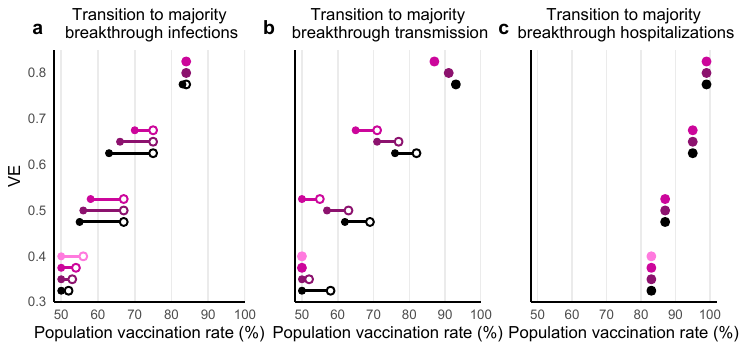

Write the R code that produced this figure.
# _____________________________________________________________________
# FIGURE 7 - transition points ####
# Show uncertainty in transition points over VE and testing scenarios
# _____________________________________________________________________

# If you want to generate data yourself, start here! Otherwise, skip to line 484 to use pre-generated dataframes.

phi_vec <- seq(0.5, 1, by = 0.05) # by = 0.01 for fine-grid plots
psi_vec <- seq(0, 1, by = 0.05)

for (i in 1){
  
  baseline_df <- expand.grid(phi = phi_vec, psi = psi_vec)
  baseline_df$breakthroughs_notesting <- NA
  baseline_df$breakthroughs_99 <- NA
  baseline_df$breakthroughs_50 <- NA
  baseline_df$v_transmission_notesting <- NA
  baseline_df$v_transmission_99 <- NA
  baseline_df$v_transmission_50 <- NA
  baseline_df$hosp_notesting <- NA
  baseline_df$hosp_99 <- NA
  baseline_df$hosp_50 <- NA
  baseline_df$VE <- "baseline"
  
  boosted_df <- expand.grid(phi = phi_vec, psi = psi_vec)
  boosted_df$breakthroughs_notesting <- NA
  boosted_df$breakthroughs_99 <- NA
  boosted_df$breakthroughs_50 <- NA
  boosted_df$v_transmission_notesting <- NA
  boosted_df$v_transmission_99 <- NA
  boosted_df$v_transmission_50 <- NA
  boosted_df$hosp_notesting <- NA
  boosted_df$hosp_99 <- NA
  boosted_df$hosp_50 <- NA
  boosted_df$VE <- "boosted"
  
  waning_df <- expand.grid(phi = phi_vec, psi = psi_vec)
  waning_df$breakthroughs_notesting <- NA
  waning_df$breakthroughs_99 <- NA
  waning_df$breakthroughs_50 <- NA
  waning_df$v_transmission_notesting <- NA
  waning_df$v_transmission_99 <- NA
  waning_df$v_transmission_50 <- NA
  waning_df$hosp_notesting <- NA
  waning_df$hosp_99 <- NA
  waning_df$hosp_50 <- NA
  waning_df$VE <- "low"
  
  omicron_df <- expand.grid(phi = phi_vec, psi = psi_vec)
  omicron_df$breakthroughs_notesting <- NA
  omicron_df$breakthroughs_99 <- NA
  omicron_df$breakthroughs_50 <- NA
  omicron_df$breakthroughs_biwk <- NA
  omicron_df$v_transmission_notesting <- NA
  omicron_df$v_transmission_99 <- NA
  omicron_df$v_transmission_50 <- NA
  omicron_df$v_transmission_biwk <- NA
  omicron_df$hosp_notesting <- NA
  omicron_df$hosp_99 <- NA
  omicron_df$hosp_50 <- NA
  omicron_df$hosp_biwk <- NA
  omicron_df$VE <- "omicron"
  
  for (i in 1:dim(omicron_df)[1]){
    
    # Baseline scenario
    baseline_df$breakthroughs_notesting[i] <- compute_percent_breakthrough_infections(baseline_df$phi[i],
                                                                                      VE_I = baseline_VE_I, VE_S = baseline_VE_S,
                                                                                      theta = 0, q = this_q,
                                                                                      baseline_df$psi[i], X_I = this_X_I, X_S = this_X_S,
                                                                                      H_I = baseline_H_I, H_S = baseline_H_S)
    baseline_df$breakthroughs_99[i] <- compute_percent_breakthrough_infections(baseline_df$phi[i],
                                                                               VE_I = baseline_VE_I, VE_S = baseline_VE_S,
                                                                               theta = theta_99, q = this_q,
                                                                               baseline_df$psi[i], X_I = this_X_I, X_S = this_X_S,
                                                                               H_I = baseline_H_I, H_S = baseline_H_S)
    baseline_df$breakthroughs_50[i] <- compute_percent_breakthrough_infections(baseline_df$phi[i],
                                                                               VE_I = baseline_VE_I, VE_S = baseline_VE_S,
                                                                               theta = theta_50, q = this_q,
                                                                               baseline_df$psi[i], X_I = this_X_I, X_S = this_X_S,
                                                                               H_I = baseline_H_I, H_S = baseline_H_S)
    
    baseline_df$v_transmission_notesting[i] <- 100 - compute_dominant_transmission(baseline_df$phi[i],
                                                                                   VE_I = baseline_VE_I, VE_S = baseline_VE_S,
                                                                                   theta = 0, q = this_q,
                                                                                   baseline_df$psi[i], X_I = this_X_I, X_S = this_X_S,
                                                                                   H_I = baseline_H_I, H_S = baseline_H_S) * 100
    baseline_df$v_transmission_99[i] <- 100 - compute_dominant_transmission(baseline_df$phi[i],
                                                                            VE_I = baseline_VE_I, VE_S = baseline_VE_S,
                                                                            theta = theta_99, q = this_q,
                                                                            baseline_df$psi[i], X_I = this_X_I, X_S = this_X_S,
                                                                            H_I = baseline_H_I, H_S = baseline_H_S) * 100
    baseline_df$v_transmission_50[i] <- 100 - compute_dominant_transmission(baseline_df$phi[i],
                                                                            VE_I = baseline_VE_I, VE_S = baseline_VE_S,
                                                                            theta = theta_50, q = this_q,
                                                                            baseline_df$psi[i], X_I = this_X_I, X_S = this_X_S,
                                                                            H_I = baseline_H_I, H_S = baseline_H_S) * 100
    
    baseline_df$hosp_notesting[i] <- compute_percent_breakthrough_hosp(baseline_df$phi[i], VE_I = baseline_VE_I, VE_S = baseline_VE_S, VE_P = baseline_VE_P, 
                                                                       infection_hosp_rate = infection_hosp_rate_delta,
                                                                       theta = 0, q = this_q, 
                                                                       baseline_df$psi[i], X_I = this_X_I, X_S = this_X_S, X_P = this_X_P,
                                                                       H_I = baseline_H_I, H_S = baseline_H_S, H_P = baseline_H_P)
    
    baseline_df$hosp_99[i] <- compute_percent_breakthrough_hosp(baseline_df$phi[i], VE_I = baseline_VE_I, VE_S = baseline_VE_S, VE_P = baseline_VE_P, 
                                                                infection_hosp_rate = infection_hosp_rate_delta,
                                                                theta = theta_99, q = this_q, 
                                                                baseline_df$psi[i], X_I = this_X_I, X_S = this_X_S, X_P = this_X_P,
                                                                H_I = baseline_H_I, H_S = baseline_H_S, H_P = baseline_H_P)
    baseline_df$hosp_50[i] <- compute_percent_breakthrough_hosp(baseline_df$phi[i],  VE_I = baseline_VE_I, VE_S = baseline_VE_S, VE_P = baseline_VE_P, 
                                                                infection_hosp_rate = infection_hosp_rate_delta,
                                                                theta = theta_50, q = this_q, 
                                                                baseline_df$psi[i], X_I = this_X_I, X_S = this_X_S, X_P = this_X_P,
                                                                H_I = baseline_H_I, H_S = baseline_H_S, H_P = baseline_H_P)
    
    
    # Boosted scenario
    boosted_df$breakthroughs_notesting[i] <- compute_percent_breakthrough_infections(boosted_df$phi[i],
                                                                                     VE_I = boosted_VE_I, VE_S = boosted_VE_S,
                                                                                     theta = 0, q = this_q,
                                                                                     boosted_df$psi[i], X_I = this_X_I, X_S = this_X_S,
                                                                                     H_I = boosted_H_I, H_S = boosted_H_S)
    boosted_df$breakthroughs_99[i] <- compute_percent_breakthrough_infections(boosted_df$phi[i],
                                                                              VE_I = boosted_VE_I, VE_S = boosted_VE_S,
                                                                              theta = theta_99, q = this_q,
                                                                              boosted_df$psi[i], X_I = this_X_I, X_S = this_X_S,
                                                                              H_I = boosted_H_I, H_S = boosted_H_S)
    boosted_df$breakthroughs_50[i] <- compute_percent_breakthrough_infections(boosted_df$phi[i],
                                                                              VE_I = boosted_VE_I, VE_S = boosted_VE_S,
                                                                              theta = theta_50, q = this_q,
                                                                              boosted_df$psi[i], X_I = this_X_I, X_S = this_X_S,
                                                                              H_I = boosted_H_I, H_S = boosted_H_S)
    
    boosted_df$v_transmission_notesting[i] <- 100 - compute_dominant_transmission(boosted_df$phi[i],
                                                                                  VE_I = boosted_VE_I, VE_S = boosted_VE_S,
                                                                                  theta = 0, q = this_q,
                                                                                  boosted_df$psi[i], X_I = this_X_I, X_S = this_X_S,
                                                                                  H_I = boosted_H_I, H_S = boosted_H_S) * 100
    boosted_df$v_transmission_99[i] <- 100 - compute_dominant_transmission(boosted_df$phi[i],
                                                                           VE_I = boosted_VE_I, VE_S = boosted_VE_S,
                                                                           theta = theta_99, q = this_q,
                                                                           boosted_df$psi[i], X_I = this_X_I, X_S = this_X_S,
                                                                           H_I = boosted_H_I, H_S = boosted_H_S) * 100
    boosted_df$v_transmission_50[i] <- 100 - compute_dominant_transmission(boosted_df$phi[i],
                                                                           VE_I = boosted_VE_I, VE_S = boosted_VE_S,
                                                                           theta = theta_50, q = this_q,
                                                                           boosted_df$psi[i], X_I = this_X_I, X_S = this_X_S,
                                                                           H_I = boosted_H_I, H_S = boosted_H_S) * 100
    
    boosted_df$hosp_notesting[i] <- compute_percent_breakthrough_hosp(boosted_df$phi[i], VE_I = boosted_VE_I, VE_S = boosted_VE_S, VE_P = boosted_VE_P, 
                                                                      infection_hosp_rate = infection_hosp_rate_delta,
                                                                      theta = 0, q = this_q, 
                                                                      boosted_df$psi[i], X_I = this_X_I, X_S = this_X_S, X_P = this_X_P,
                                                                      H_I = boosted_H_I, H_S = boosted_H_S, H_P = boosted_H_P)
    boosted_df$hosp_99[i] <- compute_percent_breakthrough_hosp(boosted_df$phi[i], VE_I = boosted_VE_I, VE_S = boosted_VE_S, VE_P = boosted_VE_P, 
                                                               infection_hosp_rate = infection_hosp_rate_delta,
                                                               theta = theta_99, q = this_q, 
                                                               boosted_df$psi[i], X_I = this_X_I, X_S = this_X_S, X_P = this_X_P,
                                                               H_I = boosted_H_I, H_S = boosted_H_S, H_P = boosted_H_P)
    boosted_df$hosp_50[i] <- compute_percent_breakthrough_hosp(boosted_df$phi[i], VE_I = boosted_VE_I, VE_S = boosted_VE_S, VE_P = boosted_VE_P, 
                                                               infection_hosp_rate = infection_hosp_rate_delta,
                                                               theta = theta_50, q = this_q, 
                                                               boosted_df$psi[i], X_I = this_X_I, X_S = this_X_S, X_P = this_X_P,
                                                               H_I = boosted_H_I, H_S = boosted_H_S, H_P = boosted_H_P)
    
    # Low VE scenario
    waning_df$breakthroughs_notesting[i] <- compute_percent_breakthrough_infections(waning_df$phi[i],
                                                                                    VE_I = waning_VE_I, VE_S = waning_VE_S,
                                                                                    theta = 0, q = this_q,
                                                                                    waning_df$psi[i], X_I = this_X_I, X_S = this_X_S,
                                                                                    H_I = waning_H_I, H_S = waning_H_S)
    waning_df$breakthroughs_99[i] <- compute_percent_breakthrough_infections(waning_df$phi[i],
                                                                             VE_I = waning_VE_I, VE_S = waning_VE_S,
                                                                             theta = theta_99, q = this_q,
                                                                             waning_df$psi[i], X_I = this_X_I, X_S = this_X_S,
                                                                             H_I = waning_H_I, H_S = waning_H_S)
    waning_df$breakthroughs_50[i] <- compute_percent_breakthrough_infections(waning_df$phi[i],
                                                                             VE_I = waning_VE_I, VE_S = waning_VE_S,                                
                                                                             theta = theta_50, q = this_q,
                                                                             waning_df$psi[i], X_I = this_X_I, X_S = this_X_S,
                                                                             H_I = waning_H_I, H_S = waning_H_S)
    
    waning_df$v_transmission_notesting[i] <- 100 - compute_dominant_transmission(waning_df$phi[i],
                                                                                 VE_I = waning_VE_I, VE_S = waning_VE_S,
                                                                                 theta = 0, q = this_q,
                                                                                 waning_df$psi[i], X_I = this_X_I, X_S = this_X_S,
                                                                                 H_I = waning_H_I, H_S = waning_H_S) * 100
    waning_df$v_transmission_99[i] <- 100 - compute_dominant_transmission(waning_df$phi[i],
                                                                          VE_I = waning_VE_I, VE_S = waning_VE_S,
                                                                          theta = theta_99, q = this_q,
                                                                          waning_df$psi[i], X_I = this_X_I, X_S = this_X_S,
                                                                          H_I = waning_H_I, H_S = waning_H_S) * 100
    waning_df$v_transmission_50[i] <- 100 - compute_dominant_transmission(waning_df$phi[i],
                                                                          VE_I = waning_VE_I, VE_S = waning_VE_S,
                                                                          theta = theta_50, q = this_q,
                                                                          waning_df$psi[i], X_I = this_X_I, X_S = this_X_S,
                                                                          H_I = waning_H_I, H_S = waning_H_S) * 100
    
    waning_df$hosp_notesting[i] <- compute_percent_breakthrough_hosp(waning_df$phi[i], VE_I = waning_VE_I, VE_S = waning_VE_S, VE_P = waning_VE_P, 
                                                                     infection_hosp_rate = infection_hosp_rate_delta,
                                                                     theta = 0, q = this_q, 
                                                                     waning_df$psi[i], X_I = this_X_I, X_S = this_X_S, X_P = this_X_P,
                                                                     H_I = waning_H_I, H_S = waning_H_S, H_P = waning_H_P)
    waning_df$hosp_99[i] <- compute_percent_breakthrough_hosp(waning_df$phi[i], VE_I = waning_VE_I, VE_S = waning_VE_S, VE_P = waning_VE_P,  
                                                              infection_hosp_rate = infection_hosp_rate_delta,
                                                              theta = theta_99, q = this_q, 
                                                              waning_df$psi[i], X_I = this_X_I, X_S = this_X_S, X_P = this_X_P,
                                                              H_I = waning_H_I, H_S = waning_H_S, H_P = waning_H_P)
    waning_df$hosp_50[i] <- compute_percent_breakthrough_hosp(waning_df$phi[i], VE_I = waning_VE_I, VE_S = waning_VE_S, VE_P = waning_VE_P,  
                                                              infection_hosp_rate = infection_hosp_rate_delta,
                                                              theta = theta_50, q = this_q, 
                                                              waning_df$psi[i], X_I = this_X_I, X_S = this_X_S, X_P = this_X_P,
                                                              H_I = waning_H_I, H_S = waning_H_S, H_P = waning_H_P)
    
    # Omicron scenario
    omicron_df$breakthroughs_notesting[i] <- compute_percent_breakthrough_infections(omicron_df$phi[i],
                                                                                     VE_I = omicron_VE_I, VE_S = omicron_VE_S,
                                                                                     theta = 0, q = this_q,
                                                                                     omicron_df$psi[i], X_I = omicron_X_I, X_S = omicron_X_S,
                                                                                     H_I = omicron_H_I, H_S = omicron_H_S)
    omicron_df$breakthroughs_99[i] <- compute_percent_breakthrough_infections(omicron_df$phi[i],
                                                                              VE_I = omicron_VE_I, VE_S = omicron_VE_S,
                                                                              theta = theta_99, q = this_q,
                                                                              omicron_df$psi[i], X_I = omicron_X_I, X_S = omicron_X_S,
                                                                              H_I = omicron_H_I, H_S = omicron_H_S)
    omicron_df$breakthroughs_50[i] <- compute_percent_breakthrough_infections(omicron_df$phi[i],
                                                                              VE_I = omicron_VE_I, VE_S = omicron_VE_S,
                                                                              theta = theta_50, q = this_q,
                                                                              omicron_df$psi[i], X_I = omicron_X_I, X_S = omicron_X_S,
                                                                              H_I = omicron_H_I, H_S = omicron_H_S)
    omicron_df$breakthroughs_biwk[i] <- compute_percent_breakthrough_infections(omicron_df$phi[i],
                                                                                VE_I = omicron_VE_I, VE_S = omicron_VE_S,
                                                                                theta = theta_99_biwk, q = this_q,
                                                                                omicron_df$psi[i], X_I = omicron_X_I, X_S = omicron_X_S,
                                                                                H_I = omicron_H_I, H_S = omicron_H_S)
    
    omicron_df$v_transmission_notesting[i] <- 100 - compute_dominant_transmission(omicron_df$phi[i],
                                                                                  VE_I = omicron_VE_I, VE_S = omicron_VE_S,
                                                                                  theta = 0, q = this_q,
                                                                                  omicron_df$psi[i], X_I = omicron_X_I, X_S = omicron_X_S,
                                                                                  H_I = omicron_H_I, H_S = omicron_H_S) * 100
    omicron_df$v_transmission_99[i] <- 100 - compute_dominant_transmission(omicron_df$phi[i],
                                                                           VE_I = omicron_VE_I, VE_S = omicron_VE_S,
                                                                           theta = theta_99, q = this_q,
                                                                           omicron_df$psi[i], X_I = omicron_X_I, X_S = omicron_X_S,
                                                                           H_I = omicron_H_I, H_S = omicron_H_S) * 100
    omicron_df$v_transmission_50[i] <- 100 - compute_dominant_transmission(omicron_df$phi[i],
                                                                           VE_I = omicron_VE_I, VE_S = omicron_VE_S,
                                                                           theta = theta_50, q = this_q,
                                                                           omicron_df$psi[i], X_I = omicron_X_I, X_S = omicron_X_S,
                                                                           H_I = omicron_H_I, H_S = omicron_H_S) * 100
    omicron_df$v_transmission_biwk[i] <- 100 - compute_dominant_transmission(omicron_df$phi[i],
                                                                             VE_I = omicron_VE_I, VE_S = omicron_VE_S,
                                                                             theta = theta_99_biwk, q = this_q,
                                                                             omicron_df$psi[i], X_I = omicron_X_I, X_S = omicron_X_S,
                                                                             H_I = omicron_H_I, H_S = omicron_H_S) * 100
    
    omicron_df$hosp_notesting[i] <- compute_percent_breakthrough_hosp(omicron_df$phi[i], VE_I = omicron_VE_I, VE_S = omicron_VE_S, VE_P = omicron_VE_P, 
                                                                      infection_hosp_rate = infection_hosp_rate_delta,
                                                                      theta = 0, q = this_q, 
                                                                      omicron_df$psi[i], X_I = omicron_X_I, X_S = omicron_X_S, X_P = omicron_X_P,
                                                                      H_I = omicron_H_I, H_S = omicron_H_S, H_P = omicron_H_P)
    omicron_df$hosp_99[i] <- compute_percent_breakthrough_hosp(omicron_df$phi[i], VE_I = omicron_VE_I, VE_S = omicron_VE_S, VE_P = omicron_VE_P, 
                                                               infection_hosp_rate = infection_hosp_rate_delta,
                                                               theta = theta_99, q = this_q, 
                                                               omicron_df$psi[i], X_I = omicron_X_I, X_S = omicron_X_S, X_P = omicron_X_P,
                                                               H_I = omicron_H_I, H_S = omicron_H_S, H_P = omicron_H_P)
    omicron_df$hosp_50[i] <- compute_percent_breakthrough_hosp(omicron_df$phi[i], VE_I = omicron_VE_I, VE_S = omicron_VE_S, VE_P = omicron_VE_P, 
                                                               infection_hosp_rate = infection_hosp_rate_delta,
                                                               theta = theta_50, q = this_q, 
                                                               omicron_df$psi[i], X_I = omicron_X_I, X_S = omicron_X_S, X_P = omicron_X_P,
                                                               H_I = omicron_H_I, H_S = omicron_H_S, H_P = omicron_H_P)
    omicron_df$hosp_biwk[i] <- compute_percent_breakthrough_hosp(omicron_df$phi[i], VE_I = omicron_VE_I, VE_S = omicron_VE_S, VE_P = omicron_VE_P,  
                                                                 infection_hosp_rate = infection_hosp_rate_delta,
                                                                 theta = theta_50, q = this_q, 
                                                                 omicron_df$psi[i], X_I = omicron_X_I, X_S = omicron_X_S, X_P = omicron_X_P,
                                                                 H_I = omicron_H_I, H_S = omicron_H_S, H_P = omicron_H_P)
    
  }
  
  # save dateframes
  saveRDS(waning_df,"df_Fig7_waning.RData")
  saveRDS(baseline_df,"df_Fig7_baseline.RData")
  saveRDS(boosted_df,"df_Fig7_boosted.RData")
  saveRDS(omicron_df,"df_Fig7_omicron.RData")
  
  # compute summary statistics
  VEs <- c(rep(baseline_VE_S,3),rep(boosted_VE_S,3),rep(waning_VE_S,3),rep(omicron_VE_S,4))
  df <- data.frame(VE = VEs)
  df$testing <- c(rep(c(0,50,99),3),c(0,50,99,299))
  df$max_inf_transition <- NA
  df$min_inf_transition <- NA
  df$max_trnsmsn_transition <- NA
  df$min_trnsmsn_transition <- NA
  df$max_hosp_transition <- NA
  df$min_hosp_transition <- NA
  
  # Baseline VE
  baseline_inf_transitions_notesting <- baseline_df[baseline_df$breakthroughs_notesting >= 50,] %>%
    group_by(psi) %>% summarize(phi=min(phi))
  df[df$testing==0 & df$VE==baseline_VE_S,]$min_inf_transition <- min(baseline_inf_transitions_notesting$phi)
  df[df$testing==0 & df$VE==baseline_VE_S,]$max_inf_transition <-  max(baseline_inf_transitions_notesting$phi)
  baseline_inf_transitions_99 <- baseline_df[baseline_df$breakthroughs_99 >= 50,] %>%
    group_by(psi) %>% summarize(phi=min(phi))
  df[df$testing==99 & df$VE==baseline_VE_S,]$min_inf_transition <- min(baseline_inf_transitions_99$phi)
  df[df$testing==99 & df$VE==baseline_VE_S,]$max_inf_transition <- max(baseline_inf_transitions_99$phi)
  baseline_inf_transitions_50 <- baseline_df[baseline_df$breakthroughs_50 >= 50,] %>%
    group_by(psi) %>% summarize(phi=min(phi))
  df[df$testing==50 & df$VE==baseline_VE_S,]$min_inf_transition <- min(baseline_inf_transitions_50$phi)
  df[df$testing==50 & df$VE==baseline_VE_S,]$max_inf_transition <- max(baseline_inf_transitions_50$phi)
  
  baseline_trnsmsn_transitions_notesting <- baseline_df[baseline_df$v_transmission_notesting >= 50,] %>%
    group_by(psi) %>% summarize(phi=min(phi))
  df[df$testing==0 & df$VE==baseline_VE_S,]$min_trnsmsn_transition <- min(baseline_trnsmsn_transitions_notesting$phi)
  df[df$testing==0 & df$VE==baseline_VE_S,]$max_trnsmsn_transition <-  max(baseline_trnsmsn_transitions_notesting$phi)
  baseline_trnsmsn_transitions_99 <- baseline_df[baseline_df$v_transmission_99 >= 50,] %>%
    group_by(psi) %>% summarize(phi=min(phi))
  df[df$testing==99 & df$VE==baseline_VE_S,]$min_trnsmsn_transition <- min(baseline_trnsmsn_transitions_99$phi)
  df[df$testing==99 & df$VE==baseline_VE_S,]$max_trnsmsn_transition <- max(baseline_trnsmsn_transitions_99$phi)
  baseline_trnsmsn_transitions_50 <- baseline_df[baseline_df$v_transmission_50 >= 50,] %>%
    group_by(psi) %>% summarize(phi=min(phi))
  df[df$testing==50 & df$VE==baseline_VE_S,]$min_trnsmsn_transition <- min(baseline_trnsmsn_transitions_50$phi)
  df[df$testing==50 & df$VE==baseline_VE_S,]$max_trnsmsn_transition <- max(baseline_trnsmsn_transitions_50$phi)
  
  baseline_hosp_transitions_notesting <- baseline_df[baseline_df$hosp_notesting >= 50,] %>%
    group_by(psi) %>% summarize(phi=min(phi))
  df[df$testing==0 & df$VE==baseline_VE_S,]$min_hosp_transition <- min(baseline_hosp_transitions_notesting$phi)
  df[df$testing==0 & df$VE==baseline_VE_S,]$max_hosp_transition <-  max(baseline_hosp_transitions_notesting$phi)
  baseline_hosp_transitions_99 <- baseline_df[baseline_df$hosp_99 >= 50,] %>%
    group_by(psi) %>% summarize(phi=min(phi))
  df[df$testing==99 & df$VE==baseline_VE_S,]$min_hosp_transition <- min(baseline_hosp_transitions_99$phi)
  df[df$testing==99 & df$VE==baseline_VE_S,]$max_hosp_transition <- max(baseline_hosp_transitions_99$phi)
  baseline_hosp_transitions_50 <- baseline_df[baseline_df$hosp_50 >= 50,] %>%
    group_by(psi) %>% summarize(phi=min(phi))
  df[df$testing==50 & df$VE==baseline_VE_S,]$min_hosp_transition <- min(baseline_hosp_transitions_50$phi)
  df[df$testing==50 & df$VE==baseline_VE_S,]$max_hosp_transition <- max(baseline_hosp_transitions_50$phi)
  
  # Boosted VE
  boosted_inf_transitions_notesting <- boosted_df[boosted_df$breakthroughs_notesting >= 50,] %>%
    group_by(psi) %>% summarize(phi=min(phi))
  df[df$testing==0 & df$VE==boosted_VE_S,]$min_inf_transition <- min(boosted_inf_transitions_notesting$phi)
  df[df$testing==0 & df$VE==boosted_VE_S,]$max_inf_transition <-  max(boosted_inf_transitions_notesting$phi)
  boosted_inf_transitions_99 <- baseline_df[boosted_df$breakthroughs_99 >= 50,] %>%
    group_by(psi) %>% summarize(phi=min(phi))
  df[df$testing==99 & df$VE==boosted_VE_S,]$min_inf_transition <- min(boosted_inf_transitions_99$phi)
  df[df$testing==99 & df$VE==boosted_VE_S,]$max_inf_transition <- max(boosted_inf_transitions_99$phi)
  boosted_inf_transitions_50 <- boosted_df[boosted_df$breakthroughs_50 >= 50,] %>%
    group_by(psi) %>% summarize(phi=min(phi))
  df[df$testing==50 & df$VE==boosted_VE_S,]$min_inf_transition <- min(boosted_inf_transitions_50$phi)
  df[df$testing==50 & df$VE==boosted_VE_S,]$max_inf_transition <- max(boosted_inf_transitions_50$phi)
  
  boosted_trnsmsn_transitions_notesting <- boosted_df[boosted_df$v_transmission_notesting >= 50,] %>%
    group_by(psi) %>% summarize(phi=min(phi))
  df[df$testing==0 & df$VE==boosted_VE_S,]$min_trnsmsn_transition <- min(boosted_trnsmsn_transitions_notesting$phi)
  df[df$testing==0 & df$VE==boosted_VE_S,]$max_trnsmsn_transition <- max(boosted_trnsmsn_transitions_notesting$phi)
  boosted_trnsmsn_transitions_99 <- boosted_df[boosted_df$v_transmission_99 >= 50,] %>%
    group_by(psi) %>% summarize(phi=min(phi))
  df[df$testing==99 & df$VE==boosted_VE_S,]$min_trnsmsn_transition <- min(boosted_trnsmsn_transitions_99$phi)
  df[df$testing==99 & df$VE==boosted_VE_S,]$max_trnsmsn_transition <- max(boosted_trnsmsn_transitions_99$phi)
  boosted_trnsmsn_transitions_50 <- boosted_df[boosted_df$v_transmission_50 >= 50,] %>%
    group_by(psi) %>% summarize(phi=min(phi))
  df[df$testing==50 & df$VE==boosted_VE_S,]$min_trnsmsn_transition <- min(boosted_trnsmsn_transitions_50$phi)
  df[df$testing==50 & df$VE==boosted_VE_S,]$max_trnsmsn_transition <- max(boosted_trnsmsn_transitions_50$phi)
  
  boosted_hosp_transitions_notesting <- boosted_df[boosted_df$hosp_notesting >= 50,] %>%
    group_by(psi) %>% summarize(phi=min(phi))
  df[df$testing==0 & df$VE==boosted_VE_S,]$min_hosp_transition <- min(boosted_hosp_transitions_notesting$phi)
  df[df$testing==0 & df$VE==boosted_VE_S,]$max_hosp_transition <- max(boosted_hosp_transitions_notesting$phi)
  boosted_hosp_transitions_99 <- boosted_df[boosted_df$hosp_99 >= 50,] %>%
    group_by(psi) %>% summarize(phi=min(phi))
  df[df$testing==99 & df$VE==boosted_VE_S,]$min_hosp_transition <- min(boosted_hosp_transitions_99$phi)
  df[df$testing==99 & df$VE==boosted_VE_S,]$max_hosp_transition <- max(boosted_hosp_transitions_99$phi)
  boosted_hosp_transitions_50 <- boosted_df[boosted_df$hosp_50 >= 50,] %>%
    group_by(psi) %>% summarize(phi=min(phi))
  df[df$testing==50 & df$VE==boosted_VE_S,]$min_hosp_transition <- min(boosted_hosp_transitions_50$phi)
  df[df$testing==50 & df$VE==boosted_VE_S,]$max_hosp_transition <- max(boosted_hosp_transitions_50$phi)
  
  
  # Low VE
  waning_inf_transitions_notesting <- waning_df[waning_df$breakthroughs_notesting >= 50,] %>%
    group_by(psi) %>% summarize(phi=min(phi))
  df[df$testing==0 & df$VE==waning_VE_S,]$min_inf_transition <- min(waning_inf_transitions_notesting$phi)
  df[df$testing==0 & df$VE==waning_VE_S,]$max_inf_transition <-  max(waning_inf_transitions_notesting$phi)
  waning_inf_transitions_99 <- waning_df[waning_df$breakthroughs_99 >= 50,] %>%
    group_by(psi) %>% summarize(phi=min(phi))
  df[df$testing==99 & df$VE==waning_VE_S,]$min_inf_transition <- min(waning_inf_transitions_99$phi)
  df[df$testing==99 & df$VE==waning_VE_S,]$max_inf_transition <- max(waning_inf_transitions_99$phi)
  waning_inf_transitions_50 <- waning_df[waning_df$breakthroughs_50 >= 50,] %>%
    group_by(psi) %>% summarize(phi=min(phi))
  df[df$testing==50 & df$VE==waning_VE_S,]$min_inf_transition <- min(waning_inf_transitions_50$phi)
  df[df$testing==50 & df$VE==waning_VE_S,]$max_inf_transition <- max(waning_inf_transitions_50$phi)
  
  waning_trnsmsn_transitions_notesting <- waning_df[waning_df$v_transmission_notesting >= 50,] %>%
    group_by(psi) %>% summarize(phi=min(phi))
  df[df$testing==0 & df$VE==waning_VE_S,]$min_trnsmsn_transition <- min(waning_trnsmsn_transitions_notesting$phi)
  df[df$testing==0 & df$VE==waning_VE_S,]$max_trnsmsn_transition <- max(waning_trnsmsn_transitions_notesting$phi)
  waning_trnsmsn_transitions_99 <- waning_df[waning_df$v_transmission_99 >= 50,] %>%
    group_by(psi) %>% summarize(phi=min(phi))
  df[df$testing==99 & df$VE==waning_VE_S,]$min_trnsmsn_transition <- min(waning_trnsmsn_transitions_99$phi)
  df[df$testing==99 & df$VE==waning_VE_S,]$max_trnsmsn_transition <- max(waning_trnsmsn_transitions_99$phi)
  waning_trnsmsn_transitions_50 <- waning_df[waning_df$v_transmission_50 >= 50,] %>%
    group_by(psi) %>% summarize(phi=min(phi))
  df[df$testing==50 & df$VE==waning_VE_S,]$min_trnsmsn_transition <- min(waning_trnsmsn_transitions_50$phi)
  df[df$testing==50 & df$VE==waning_VE_S,]$max_trnsmsn_transition <- max(waning_trnsmsn_transitions_50$phi)
  
  waning_hosp_transitions_notesting <- waning_df[waning_df$hosp_notesting >= 50,] %>%
    group_by(psi) %>% summarize(phi=min(phi))
  df[df$testing==0 & df$VE==waning_VE_S,]$min_hosp_transition <- min(waning_hosp_transitions_notesting$phi)
  df[df$testing==0 & df$VE==waning_VE_S,]$max_hosp_transition <- max(waning_hosp_transitions_notesting$phi)
  waning_hosp_transitions_99 <- waning_df[waning_df$hosp_99 >= 50,] %>%
    group_by(psi) %>% summarize(phi=min(phi))
  df[df$testing==99 & df$VE==waning_VE_S,]$min_hosp_transition <- min(waning_hosp_transitions_99$phi)
  df[df$testing==99 & df$VE==waning_VE_S,]$max_hosp_transition <- max(waning_hosp_transitions_99$phi)
  waning_hosp_transitions_50 <- waning_df[waning_df$hosp_50 >= 50,] %>%
    group_by(psi) %>% summarize(phi=min(phi))
  df[df$testing==50 & df$VE==waning_VE_S,]$min_hosp_transition <- min(waning_hosp_transitions_50$phi)
  df[df$testing==50 & df$VE==waning_VE_S,]$max_hosp_transition <- max(waning_hosp_transitions_50$phi)
  
  
  # Omicron VE
  omicron_inf_transitions_notesting <- omicron_df[omicron_df$breakthroughs_notesting >= 50,] %>%
    group_by(psi) %>% summarize(phi=min(phi))
  df[df$testing==0 & df$VE==omicron_VE_S,]$min_inf_transition <- min(omicron_inf_transitions_notesting$phi)
  df[df$testing==0 & df$VE==omicron_VE_S,]$max_inf_transition <-  max(omicron_inf_transitions_notesting$phi)
  omicron_inf_transitions_99 <- omicron_df[omicron_df$breakthroughs_99 >= 50,] %>%
    group_by(psi) %>% summarize(phi=min(phi))
  df[df$testing==99 & df$VE==omicron_VE_S,]$min_inf_transition <- min(omicron_inf_transitions_99$phi)
  df[df$testing==99 & df$VE==omicron_VE_S,]$max_inf_transition <- max(omicron_inf_transitions_99$phi)
  omicron_inf_transitions_50 <- omicron_df[omicron_df$breakthroughs_50 >= 50,] %>%
    group_by(psi) %>% summarize(phi=min(phi))
  df[df$testing==50 & df$VE==omicron_VE_S,]$min_inf_transition <- min(omicron_inf_transitions_50$phi)
  df[df$testing==50 & df$VE==omicron_VE_S,]$max_inf_transition <- max(omicron_inf_transitions_50$phi)
  omicron_inf_transitions_biwk <- omicron_df[omicron_df$breakthroughs_biwk >= 50,] %>%
    group_by(psi) %>% summarize(phi=min(phi))
  df[df$testing==299 & df$VE==omicron_VE_S,]$min_inf_transition <- min(omicron_inf_transitions_biwk$phi)
  df[df$testing==299 & df$VE==omicron_VE_S,]$max_inf_transition <- max(omicron_inf_transitions_biwk$phi)
  
  omicron_trnsmsn_transitions_notesting <- omicron_df[omicron_df$v_transmission_notesting >= 50,] %>%
    group_by(psi) %>% summarize(phi=min(phi))
  df[df$testing==0 & df$VE==omicron_VE_S,]$min_trnsmsn_transition <- min(omicron_trnsmsn_transitions_notesting$phi)
  df[df$testing==0 & df$VE==omicron_VE_S,]$max_trnsmsn_transition <-  max(omicron_trnsmsn_transitions_notesting$phi)
  omicron_trnsmsn_transitions_99 <- omicron_df[omicron_df$v_transmission_99 >= 50,] %>%
    group_by(psi) %>% summarize(phi=min(phi))
  df[df$testing==99 & df$VE==omicron_VE_S,]$min_trnsmsn_transition <- min(omicron_trnsmsn_transitions_99$phi)
  df[df$testing==99 & df$VE==omicron_VE_S,]$max_trnsmsn_transition <- max(omicron_trnsmsn_transitions_99$phi)
  omicron_trnsmsn_transitions_50 <- omicron_df[omicron_df$v_transmission_50 >= 50,] %>%
    group_by(psi) %>% summarize(phi=min(phi))
  df[df$testing==50 & df$VE==omicron_VE_S,]$min_trnsmsn_transition <- min(omicron_trnsmsn_transitions_50$phi)
  df[df$testing==50 & df$VE==omicron_VE_S,]$max_trnsmsn_transition <- max(omicron_trnsmsn_transitions_50$phi)
  omicron_trnsmsn_transitions_biwk <- omicron_df[omicron_df$v_transmission_biwk >= 50,] %>%
    group_by(psi) %>% summarize(phi=min(phi))
  df[df$testing==299 & df$VE==omicron_VE_S,]$min_trnsmsn_transition <- min(omicron_trnsmsn_transitions_biwk$phi)
  df[df$testing==299 & df$VE==omicron_VE_S,]$max_trnsmsn_transition <- max(omicron_trnsmsn_transitions_biwk$phi)
  
  omicron_hosp_transitions_notesting <- omicron_df[omicron_df$hosp_notesting >= 50,] %>%
    group_by(psi) %>% summarize(phi=min(phi))
  df[df$testing==0 & df$VE==omicron_VE_S,]$min_hosp_transition <- min(omicron_hosp_transitions_notesting$phi)
  df[df$testing==0 & df$VE==omicron_VE_S,]$max_hosp_transition <-  max(omicron_hosp_transitions_notesting$phi)
  omicron_hosp_transitions_99 <- omicron_df[omicron_df$hosp_99 >= 50,] %>%
    group_by(psi) %>% summarize(phi=min(phi))
  df[df$testing==99 & df$VE==omicron_VE_S,]$min_hosp_transition <- min(omicron_hosp_transitions_99$phi)
  df[df$testing==99 & df$VE==omicron_VE_S,]$max_hosp_transition <- max(omicron_hosp_transitions_99$phi)
  omicron_hosp_transitions_50 <- omicron_df[omicron_df$hosp_50 >= 50,] %>%
    group_by(psi) %>% summarize(phi=min(phi))
  df[df$testing==50 & df$VE==omicron_VE_S,]$min_hosp_transition <- min(omicron_hosp_transitions_50$phi)
  df[df$testing==50 & df$VE==omicron_VE_S,]$max_hosp_transition <- max(omicron_hosp_transitions_50$phi)
  omicron_hosp_transitions_biwk <- omicron_df[omicron_df$hosp_biwk >= 50,] %>%
    group_by(psi) %>% summarize(phi=min(phi))
  df[df$testing==299 & df$VE==omicron_VE_S,]$min_hosp_transition <- min(omicron_hosp_transitions_biwk$phi)
  df[df$testing==299 & df$VE==omicron_VE_S,]$max_hosp_transition <- max(omicron_hosp_transitions_biwk$phi)
  
  
  df$labels <- NA
  df[df$VE == waning_VE_S,]$labels <- "Waning (Low VE)"
  df[df$VE == baseline_VE_S,]$labels <- "Baseline VE"
  df[df$VE == boosted_VE_S,]$labels <- "Boosted (High VE)"
  df[df$VE == omicron_VE_S,]$labels <- "Omicron"
  
  # save final dataframe
  saveRDS(df,"df_Fig7_R04.RData")
  
}

#  Read in dataframes  ####
baseline_df <- readRDS("dataframes/df_Fig7_baseline.RData")
waning_df <- readRDS("dataframes/df_Fig7_waning.RData")
boosted_df <- readRDS("dataframes/df_Fig7_boosted.RData")
omicron_df <- readRDS("dataframes/df_Fig7_omicron.RData")
df <- readRDS("dataframes/df_Fig7_R04.RData")


#  Plot Figure 7  ####

p_inf_transition <- ggplot() +
  coord_flip() +
  geom_linerange(data = df[df$testing == 0,],
                 aes(x = VE, ymin = min_inf_transition*100, ymax = max_inf_transition*100), col = "black",
                 position = position_nudge(x = -0.025), size=1
  ) +
  geom_linerange(data = df[df$testing == 50,],
                 aes(x = VE, ymin = min_inf_transition*100, ymax = max_inf_transition*100), col = theta50_purple,
                 size=1
  ) +
  geom_linerange(data = df[df$testing == 99,],
                 aes(x = VE, ymin = min_inf_transition*100, ymax = max_inf_transition*100), col = theta99_purple,
                 position = position_nudge(x = 0.025), size=1
  ) +
  geom_linerange(data = df[df$testing == 299,],
                 aes(x = VE, ymin = min_inf_transition*100, ymax = max_inf_transition*100), col = thetabiwk_purple,
                 position = position_nudge(x = 0.05), size=1
  ) +
  # plot maxima
  geom_point(data = df[df$testing == 0,],
             aes(x = VE, y = max_inf_transition*100),
             position = position_nudge(x = -0.025),
             shape = 21, colour = "black", fill = "white", size = 2, stroke=1
  ) +
  geom_point(data = df[df$testing == 50,],
             aes(x = VE, y = max_inf_transition*100),
             shape = 21, colour = theta50_purple, fill = "white", size = 2, stroke=1
  ) +
  geom_point(data = df[df$testing == 99,],
             aes(x = VE, y = max_inf_transition*100),
             position = position_nudge(x = 0.025),
             shape = 21, colour = theta99_purple, fill = "white", size = 2, stroke=1
  ) +
  geom_point(data = df[df$testing == 299,],
             aes(x = VE, y = max_inf_transition*100),
             position = position_nudge(x = 0.05),
             shape = 21, colour = thetabiwk_purple, fill = "white", size = 2, stroke=1
  ) +
  # plot minima
  geom_point(data = df[df$testing == 0,],
             aes(x = VE, y = min_inf_transition*100), col = "black",
             position = position_nudge(x = -0.025), size=2
  ) +
  geom_point(data = df[df$testing == 50,],
             aes(x = VE, y = min_inf_transition*100), col = theta50_purple, size=2
  ) +
  geom_point(data = df[df$testing == 99,],
             aes(x = VE, y = min_inf_transition*100), col = theta99_purple,
             position = position_nudge(x = 0.025), size=2
  ) +
  geom_point(data = df[df$testing == 299,],
             aes(x = VE, y = min_inf_transition*100), col = thetabiwk_purple,
             position = position_nudge(x = 0.05), size=2
  ) +
  #scale_x_discrete("Waning","Baseline","Boosted") +
  ylab("Population vaccination rate (%)") +
  scale_y_continuous(expand = c(0, 0), limits = c(48, 100))  +
  #xlab("Vaccine Effectiveness") +
  ggtitle("Transition to majority\n breakthrough infections") +
  theme(legend.position = "none", panel.grid.major.y = element_blank(),
        panel.grid.minor.y = element_blank(), panel.grid.minor.x = element_blank(),
        axis.line = element_line(colour = "black"))



p_trnsmsn_transition <- ggplot() +
  coord_flip() +
  geom_linerange(data = df[df$testing == 0,],
                 aes(x = VE, ymin = min_trnsmsn_transition*100, ymax = max_trnsmsn_transition*100), col = "black",
                 position = position_nudge(x = -0.025), size=1
  ) +
  geom_linerange(data = df[df$testing == 50,],
                 aes(x = VE, ymin = min_trnsmsn_transition*100, ymax = max_trnsmsn_transition*100), col = theta50_purple,
                 size=1
  ) +
  geom_linerange(data = df[df$testing == 99,],
                 aes(x = VE, ymin = min_trnsmsn_transition*100, ymax = max_trnsmsn_transition*100), col = theta99_purple,
                 position = position_nudge(x = 0.025), size=1
  ) +
  geom_linerange(data = df[df$testing == 299,],
                 aes(x = VE, ymin = min_trnsmsn_transition*100, ymax = max_trnsmsn_transition*100), col = thetabiwk_purple,
                 position = position_nudge(x = 0.05), size=1
  ) +
  # plot maxima
  geom_point(data = df[df$testing == 0,],
             aes(x = VE, y = max_trnsmsn_transition*100),
             position = position_nudge(x = -0.025),
             shape = 21, colour = "black", fill = "white", size = 2, stroke=1
  ) +
  geom_point(data = df[df$testing == 50,],
             aes(x = VE, y = max_trnsmsn_transition*100),
             shape = 21, colour = theta50_purple, fill = "white", size = 2, stroke=1
  ) +
  geom_point(data = df[df$testing == 99,],
             aes(x = VE, y = max_trnsmsn_transition*100),
             position = position_nudge(x = 0.025),
             shape = 21, colour = theta99_purple, fill = "white", size = 2, stroke=1
  ) +
  geom_point(data = df[df$testing == 299,],
             aes(x = VE, y = max_trnsmsn_transition*100),
             position = position_nudge(x = 0.05),
             shape = 21, colour = thetabiwk_purple, fill = "white", size = 2, stroke=1
  ) +
  # plot minima
  geom_point(data = df[df$testing == 0,],
             aes(x = VE, y = min_trnsmsn_transition*100), col = "black",
             position = position_nudge(x = -0.025), size=2
  ) +
  geom_point(data = df[df$testing == 50,],
             aes(x = VE, y = min_trnsmsn_transition*100), col = theta50_purple, size=2
  ) +
  geom_point(data = df[df$testing == 99,],
             aes(x = VE, y = min_trnsmsn_transition*100), col = theta99_purple,
             position = position_nudge(x = 0.025), size=2
  ) +
  geom_point(data = df[df$testing == 299,],
             aes(x = VE, y = min_trnsmsn_transition*100), col = thetabiwk_purple,
             position = position_nudge(x = 0.05), size=2
  ) +
  #scale_x_discrete("Waning","Baseline","Boosted") +
  ylab("Population vaccination rate (%)") +
  scale_y_continuous(expand = c(0, 0), limits = c(48, 100))  +
  #xlab("Vaccine Effectiveness") +
  ggtitle("Transition to majority\n breakthrough transmission") +
  onlyx_theme +
  theme(panel.grid.major.y = element_blank(), panel.grid.minor.y = element_blank(),
        panel.grid.minor.x = element_blank(), axis.line = element_line(colour = "black"))


p_hosp_transition <- ggplot() +
  coord_flip() +
  geom_linerange(data = df[df$testing == 0,],
                 aes(x = VE, ymin = min_hosp_transition*100, ymax = max_hosp_transition*100), col = "black",
                 position = position_nudge(x = -0.025), size=1
  ) +
  geom_linerange(data = df[df$testing == 50,],
                 aes(x = VE, ymin = min_hosp_transition*100, ymax = max_hosp_transition*100), col = theta50_purple,
                 size=1
  ) +
  geom_linerange(data = df[df$testing == 99,],
                 aes(x = VE, ymin = min_hosp_transition*100, ymax = max_hosp_transition*100), col = theta99_purple,
                 position = position_nudge(x = 0.025), size=1
  ) +
  geom_linerange(data = df[df$testing == 299,],
                 aes(x = VE, ymin = min_hosp_transition*100, ymax = max_hosp_transition*100), col = thetabiwk_purple,
                 position = position_nudge(x = 0.05), size=1
  ) +
  # plot maxima
  geom_point(data = df[df$testing == 0,],
             aes(x = VE, y = max_hosp_transition*100),
             position = position_nudge(x = -0.025),
             shape = 21, colour = "black", fill = "white", size = 2, stroke=1
  ) +
  geom_point(data = df[df$testing == 50,],
             aes(x = VE, y = max_hosp_transition*100),
             shape = 21, colour = theta50_purple, fill = "white", size = 2, stroke=1
  ) +
  geom_point(data = df[df$testing == 99,],
             aes(x = VE, y = max_hosp_transition*100),
             position = position_nudge(x = 0.025),
             shape = 21, colour = theta99_purple, fill = "white", size = 2, stroke=1
  ) +
  geom_point(data = df[df$testing == 299,],
             aes(x = VE, y = max_hosp_transition*100),
             position = position_nudge(x = 0.05),
             shape = 21, colour = thetabiwk_purple, fill = "white", size = 2, stroke=1
  ) +
  # plot minima
  geom_point(data = df[df$testing == 0,],
             aes(x = VE, y = min_hosp_transition*100), col = "black",
             position = position_nudge(x = -0.025), size=2
  ) +
  geom_point(data = df[df$testing == 50,],
             aes(x = VE, y = min_hosp_transition*100), col = theta50_purple, size=2
  ) +
  geom_point(data = df[df$testing == 99,],
             aes(x = VE, y = min_hosp_transition*100), col = theta99_purple,
             position = position_nudge(x = 0.025), size=2
  ) +
  geom_point(data = df[df$testing == 299,],
             aes(x = VE, y = min_hosp_transition*100), col = thetabiwk_purple,
             position = position_nudge(x = 0.05), size=2
  ) +
  #scale_x_discrete("Waning","Baseline","Boosted") +
  ylab("Population vaccination rate (%)") +
  scale_y_continuous(expand = c(0, 0), limits = c(48, 102))  +
  #xlab("Vaccine Effectiveness") +
  ggtitle("Transition to majority\n breakthrough hospitalizations") +
  onlyx_theme +
  theme(panel.grid.major.y = element_blank(), panel.grid.minor.y = element_blank(),
        panel.grid.minor.x = element_blank(), axis.line = element_line(colour = "black"))


fig7 <- ggarrange(p_inf_transition, NULL, p_trnsmsn_transition, NULL, p_hosp_transition, NULL,
                  widths = c(1.02, -0.05, 1, -0.05, 1, 0.1),
                  labels = c('   a ', NA, '  b', NA, '  c', NA),
                  ncol = 6,
                  label.y = 0.96,
                  align = "hv")
fig7

ggsave("Fig7.pdf", fig7, device = cairo_pdf, width = 7.5, height = 3.5)